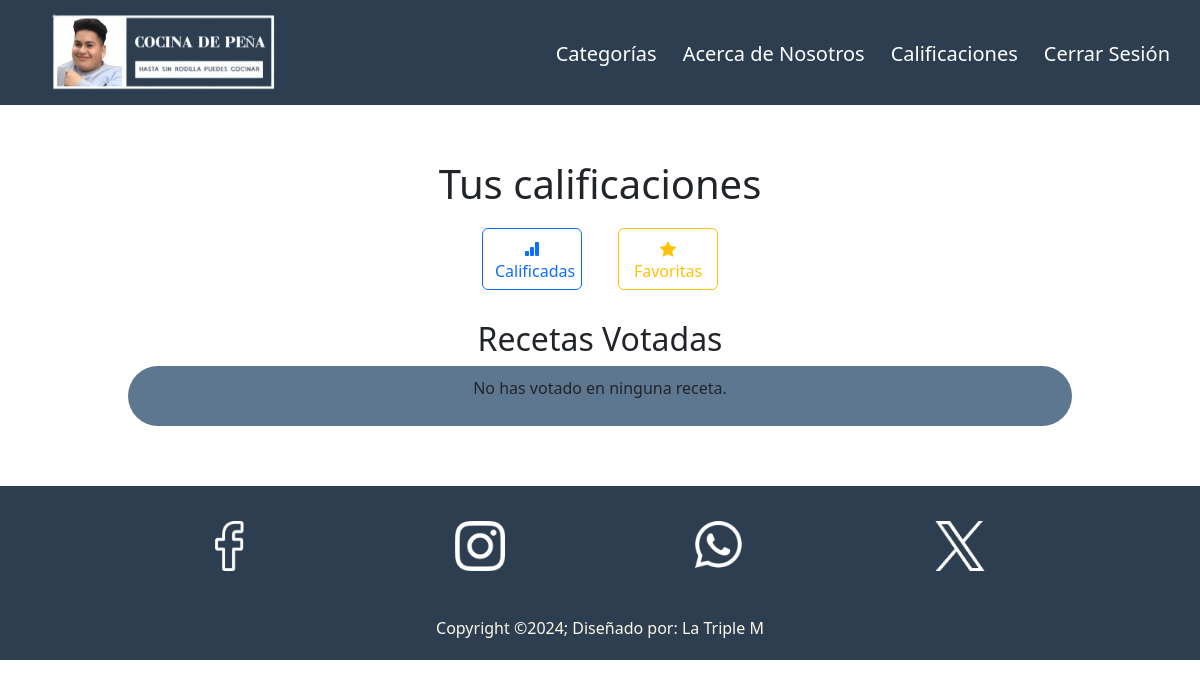
The page /calificaciones.php (signed in) on the database as committed earlier.
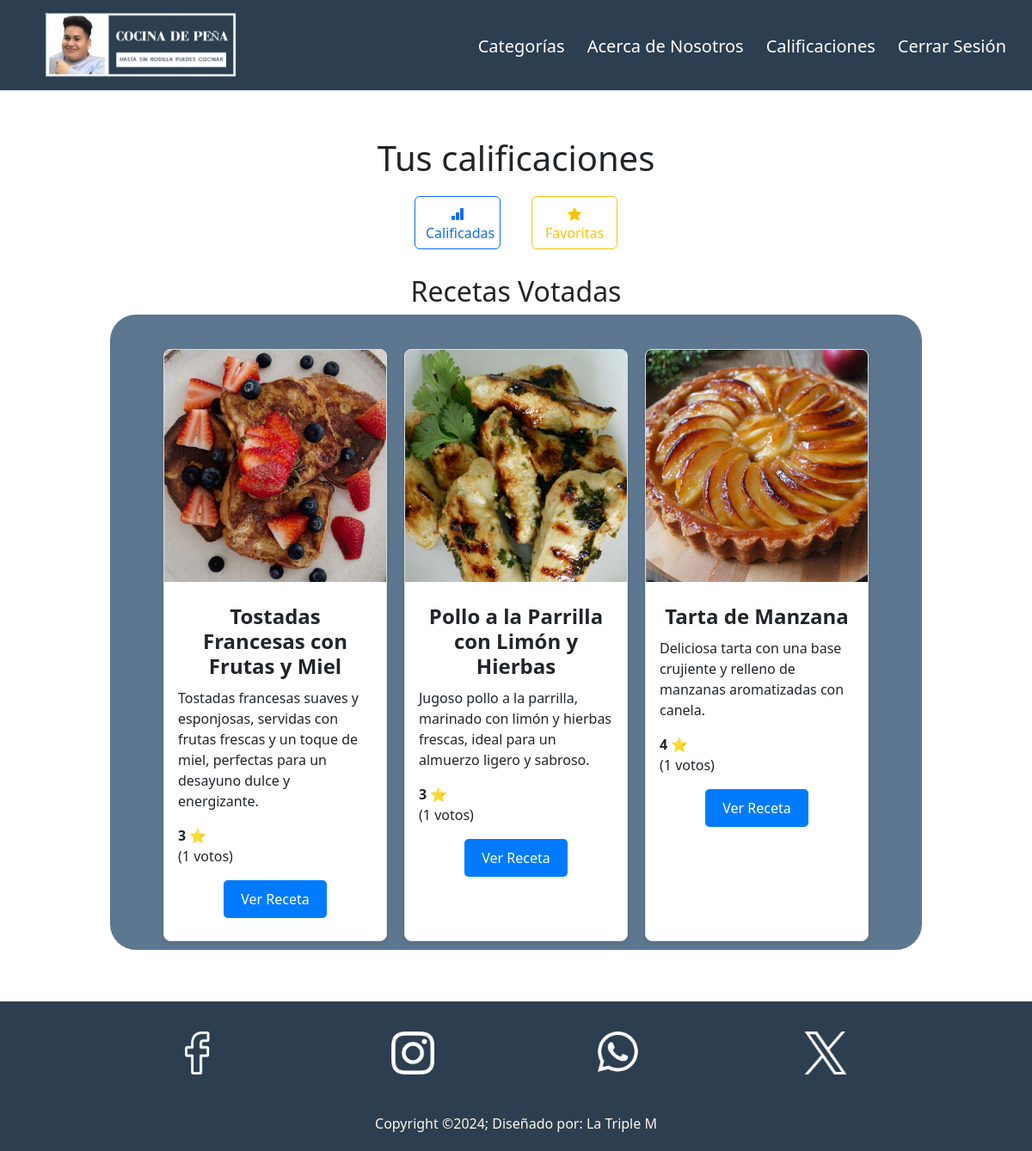
The same page on the database as committed later.
### tables this page shows
CREATE TABLE `recetas` (
  `id` int(11) NOT NULL,
  `img` varchar(255) NOT NULL,
  `nombre` varchar(100) NOT NULL,
  `micro` varchar(250) NOT NULL,
  `categorias` varchar(255) DEFAULT NULL,
  `preparacion` text NOT NULL,
  `ingredientes` text NOT NULL,
  `calificacion_promedio` float DEFAULT 0,
  `numero_votos` int(11) DEFAULT 0
);

### calificaciones.php (the view, shortened to what this page needs)
<?php
$servidor = "localhost";
$usuario = "root";
$contra = "";
$DbNombre = "cocina";
$conn = new mysqli($servidor, $usuario, $contra, $DbNombre);
$email = $_SESSION['usuario_id'];
$sqlUsuario = "SELECT usuario, email FROM usuario WHERE email = ?";
$stmtUsuario = $conn->prepare($sqlUsuario);
$stmtUsuario->bind_param("s", $email);
$stmtUsuario->execute();
$stmtUsuario->bind_result($usuario, $email);
$filtro = isset($_GET['filtro']) ? $_GET['filtro'] : 'votos';
if ($filtro == 'votos') {
    $sqlVotos = "
        SELECT
            r.id, r.img, r.nombre, r.micro, r.calificacion_promedio, r.numero_votos
        FROM
            recetas r
        INNER JOIN
            votos v ON r.id = v.id_receta
        WHERE
            v.id_usuario = ?
    ";
    $stmtVotos = $conn->prepare($sqlVotos);
    $stmtVotos->bind_param("s", $email);
    $stmtVotos->execute();
    $result = $stmtVotos->get_result();
}
?>
<!DOCTYPE html>
<html lang="es">
<head>
    <link href="https://cdn.jsdelivr.net/npm/bootstrap@5.3.0-alpha1/dist/css/bootstrap.min.css" rel="stylesheet">
    <link rel="stylesheet" href="css/styles.css">
</head>
<body>
<header>
        <nav class="navbar navbar-expand-lg navbar-dark bg-dark">
            <div class="container-fluid">
                <a class="navbar-brand" href="index.php"><img src="img/logos/10.png" alt="Logo"></a>
                <div class="collapse navbar-collapse" id="navbarNav">
                    <ul class="navbar-nav ms-auto">
                        <li class="nav-item">
                            <a class="nav-link" href="pages/categorias.php">Categorías</a>
                        </li>
                        <li class="nav-item">
                            <a class="nav-link" href="pages/nosotros.php">Acerca de Nosotros</a>
                        </li>
                        <?php
                        if (!isset($_SESSION['usuario_id'])) {
                            echo '
                            <li class="nav-item">
                                <a class="nav-link" href="paginas php/registro.html">Registrarse</a>
                            </li>
                            <li class="nav-item">
                                <a class="nav-link" href="paginas php/login.html">Iniciar Sesión</a>
                            </li>';
                        } else {
                            echo '
                            <li clas="nav-item">
                                <a class="nav-link" href="calificaciones.php">Calificaciones</a>
                            </li>
                            <li class="nav-item">
                                <a class="nav-link" href="paginas php/php/logout.php">Cerrar Sesión</a>
                            </li>';
                        }
                        ?>
                    </ul>
                </div>
            </div>
        </nav>
</header>
<main  class="fav">
    <h1>Tus calificaciones</h1>
    <div class="btns-fav">
        <button onclick="window.location.href='calificaciones.php?filtro=votos'" class="btn btn-outline-primary"> Calificadas</button>
        <button onclick="window.location.href='calificaciones.php?filtro=favoritos'" class="btn btn-outline-warning"> Favoritas</button>
    </div>
<div class="titulo">
    <h2>Recetas <?= $filtro == 'votos' ? 'Votadas' : 'Favoritas' ?></h2>
    <div class="contenedor_visualizar">
        <?php if ($result->num_rows > 0): ?>
            <?php while ($row = $result->fetch_assoc()): ?>
                <div class="card">
                    <?php if (!empty($row['img'])): ?>
                        <img src="<?= htmlspecialchars($row['img']) ?>" alt="Imagen de la receta">
                    <?php else: ?>
                        <p class="card-img-placeholder">No hay imagen disponible</p>
                    <?php endif; ?>
                    <div class="card-body">
                        <h5 class="card-title"><?= htmlspecialchars($row['nombre']) ?></h5>
                        <p><?= htmlspecialchars($row['micro']) ?></p>
                        <div class="calificacion_promedio">
                            <strong><?= round($row['calificacion_promedio'], 1) ?> ⭐</strong>
                            <p>(<?= $row['numero_votos'] ?> votos)</p>
                        </div>
                        <a href="receta.php?id=<?= $row['id'] ?>" class="btn btn-primary">Ver Receta</a>
                    </div>
                </div>
            <?php endwhile; ?>
        <?php else: ?>
            <p>No has <?= $filtro == 'votos' ? 'votado en' : 'añadido a favoritos' ?> ninguna receta.</p>
        <?php endif; ?>
    </div>
</div>
</main>
<footer>
        <div class="footerContainer">
            <div class="redes">
                <a href=""><img src="img/iconos/facebook-f.png" alt=""></a>
                <a href=""><img src="img/iconos/instagram-f.png" alt=""></a>
                <a href=""><img src="img/iconos/whatsapp-f.png" alt=""></a>
                <a href=""><img src="img/iconos/x-f.png" alt=""></a>
            </div>
            <p>Copyright &copy;2024; Diseñado por: La Triple M</p>
        </div>
    </footer>
</body>
</html>

Rows that differ between the two databases and show on the page:
now on this page (row edited): recetas: img (picture), nombre "Tostadas Francesas con Frutas y Miel", micro "Tostadas francesas suaves y esponjosas, servidas con frutas frescas y un toque de miel, perfectas para un desayuno dulce y energizante.", calificacion_promedio "3", numero_votos "1"
now on this page (row edited): recetas: img (picture), nombre "Pollo a la Parrilla con Limón y Hierbas", micro "Jugoso pollo a la parrilla, marinado con limón y hierbas frescas, ideal para un almuerzo ligero y sabroso.", calificacion_promedio "3", numero_votos "1"
now on this page (row edited): recetas: img (picture), nombre "Tarta de Manzana", micro "Deliciosa tarta con una base crujiente y relleno de manzanas aromatizadas con canela.", calificacion_promedio "4", numero_votos "1"
Other text that changed with them:
text no longer shown: "No has votado en ninguna receta."
